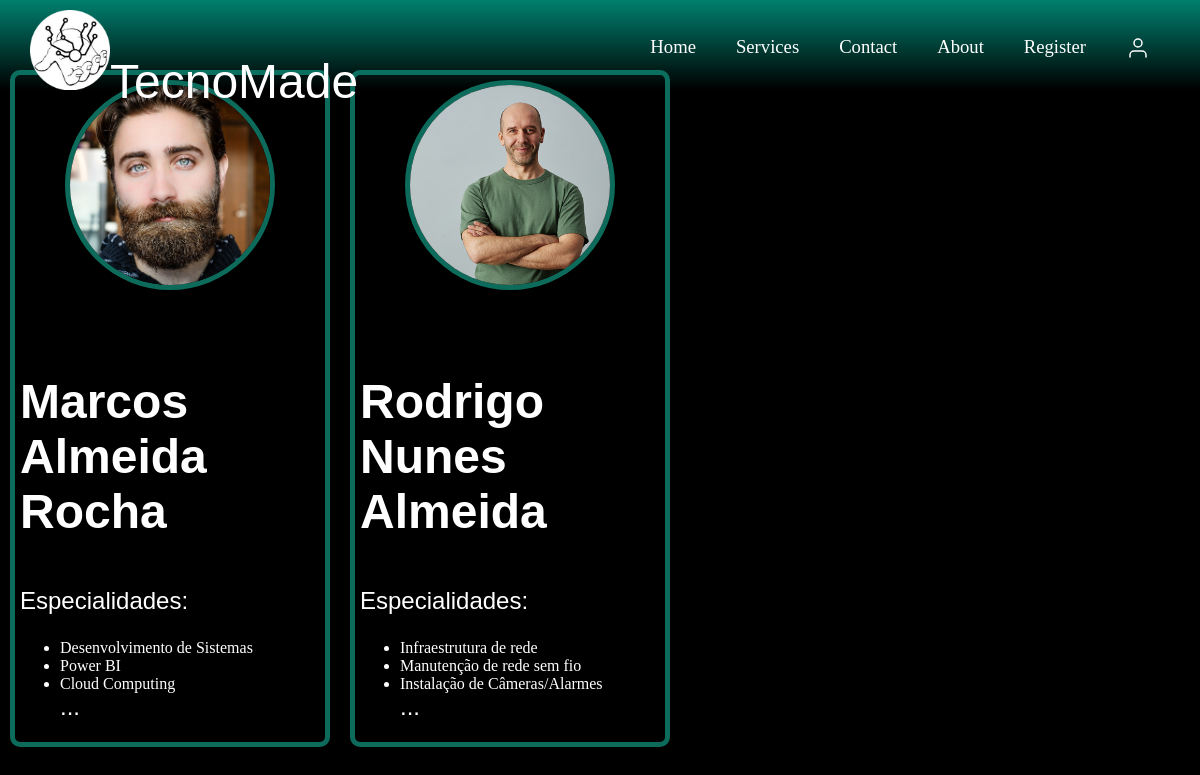
/prof.php, run on the app's committed database.
### tables this page shows
CREATE TABLE `prof` (
  `id_Pf` int(11) NOT NULL,
  `pfName` varchar(100) NOT NULL,
  `dtNasPf` date NOT NULL,
  `email` varchar(100) NOT NULL,
  `celPf` varchar(20) NOT NULL,
  `gender` char(1) NOT NULL,
  `hashPass` varchar(255) NOT NULL,
  `cnpj` varchar(20) NOT NULL,
  `imgName` varchar(255) NOT NULL,
  `categorias` varchar(20) DEFAULT NULL,
  `descPf` text NOT NULL,
  `avaliacao_media` float DEFAULT NULL
);

CREATE TABLE `categorias` (
  `id_Cat` int(11) NOT NULL,
  `nome` varchar(100) DEFAULT NULL
);

### prof.php (the view, shortened to what this page needs)
<!DOCTYPE html>
<html lang="en">
<head>
    <link rel="stylesheet" href="./css/prof.css">
</head>
<?php
if (!$_SESSION['usrLogado']) {
    require_once 'navHome.php';
}
require_once 'connect.php';
$sql = "SELECT * FROM prof ORDER BY RAND()";
$result = $conn->query($sql);
$profissionals = array();
while ($row = $result->fetch_assoc()) {
    $profissionals[] = $row;
}
?>
<section class="container">
    <div class="row profissionals">
        <?php foreach ($profissionals as $professional): ?>
            <?php
            $serviceCountQuery = "SELECT COUNT(*) AS service_count FROM services WHERE id_Pf = ?";
            $serviceCountStmt = $conn->prepare($serviceCountQuery);
            $serviceCountStmt->bind_param('i', $professional['id_Pf']);
            $serviceCountStmt->execute();
            $serviceCountResult = $serviceCountStmt->get_result();
            $serviceCountRow = $serviceCountResult->fetch_assoc();
            if (empty($serviceCountRow['service_count']) || $serviceCountRow['service_count'] == 0) {
                continue;
            }
            ?>
            <div class="col-md-4 professional" data-id="<?= $professional['id_Pf'] ?>">
                <img src='<?php echo "upload/" . $professional['imgName'] ?>' alt="Imagem do Profissional"><br><br>
                <h3>
                    <?= $professional['pfName'] ?>
                </h3>
                <p>Especialidades:</p>
                <ul>
                    <?php
                    $catSql = "SELECT categorias.nome
                       FROM cat_sel
                       INNER JOIN categorias ON cat_sel.id_Cat = categorias.id_Cat
                       WHERE cat_sel.id_Pf = {$professional['id_Pf']}
                       LIMIT 3";
                    $catResult = $conn->query($catSql);
                    $counter = 0;
                    while ($catRow = $catResult->fetch_assoc()) {
                        echo "<li>{$catRow['nome']}</li>";
                        $counter++;
                    }
                    if ($counter > 2) {
                        echo "<p style='margin:0;'>...</p>";
                    }
                    ?>
                </ul>
            </div>
        <?php endforeach; ?>
    </div>
</section>
</html>

### css/prof.css (style rules this page uses)
.container { margin-top: 5%; }
.professional { background-color: black !important; cursor: pointer; width: 300px; border-radius: 10px; border: 5px solid rgb(13, 107, 91); margin: 10px; padding: 5px; color: white; }
.row { width: 100%; display: flex; }
.container img { border-radius: 15px; width: 350px; height: 350px; object-fit: cover; margin: 10px; border: 5px solid rgb(13, 107, 91); display: flex; margin: auto; }
.professional img { width: 200px; height: 200px; border-radius: 50%; }

### css/style_home.css (style rules this page uses)
p { font-size: 18pt !important; font-family: "League Spartan", sans-serif; }
h1,h2,h3,h4 { font-family: "Josefin Sans", sans-serif; font-size: 36pt; }
img { user-select: auto; -webkit-user-select:none; -moz-user-select:none; -ms-user-select:none; }
h3, h2 { text-shadow: none !important; }

### data on the page
prof: imgName (picture), pfName "Marcos Almeida Rocha"
categorias: nome "Desenvolvimento de Sistemas"
categorias: nome "Power BI"
categorias: nome "Cloud Computing"
prof: imgName (picture), pfName "Rodrigo Nunes Almeida"
categorias: nome "Infraestrutura de rede"
categorias: nome "Manutenção de rede sem fio"
categorias: nome "Instalação de Câmeras/Alarmes"
